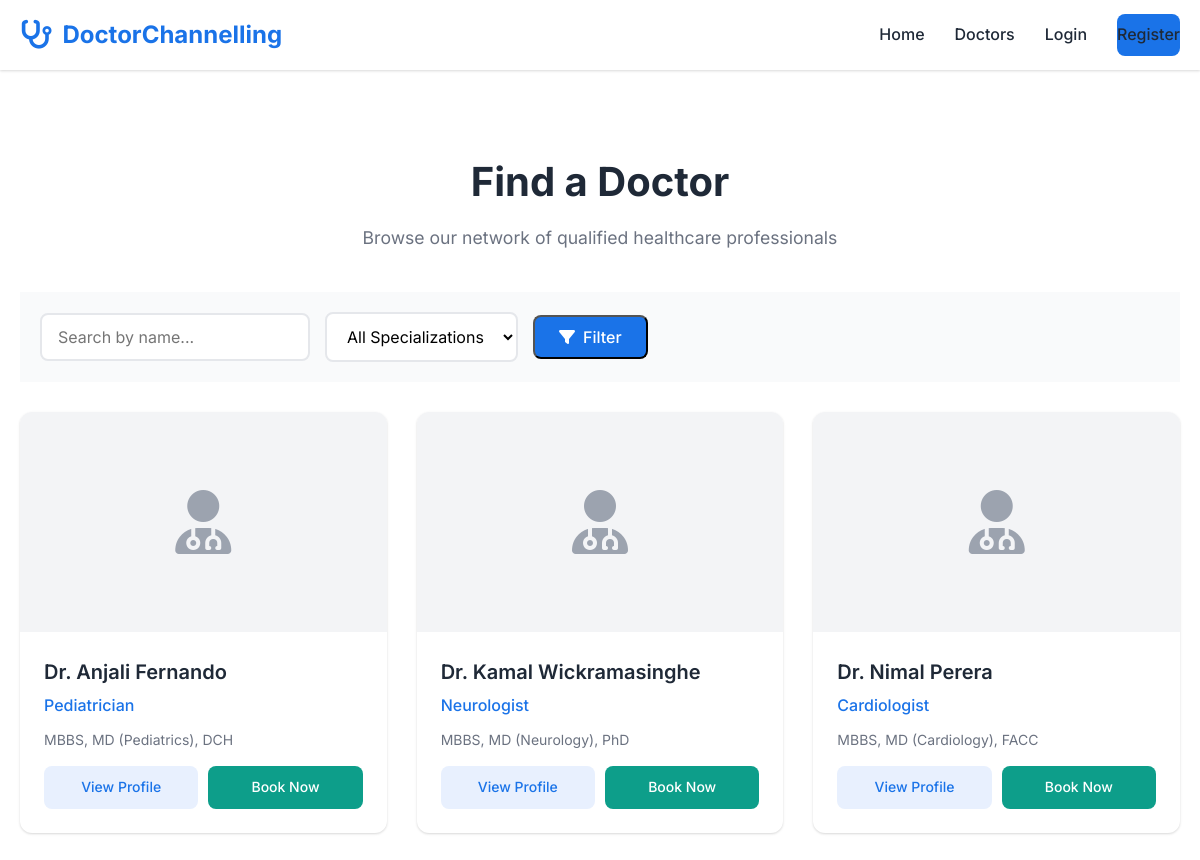
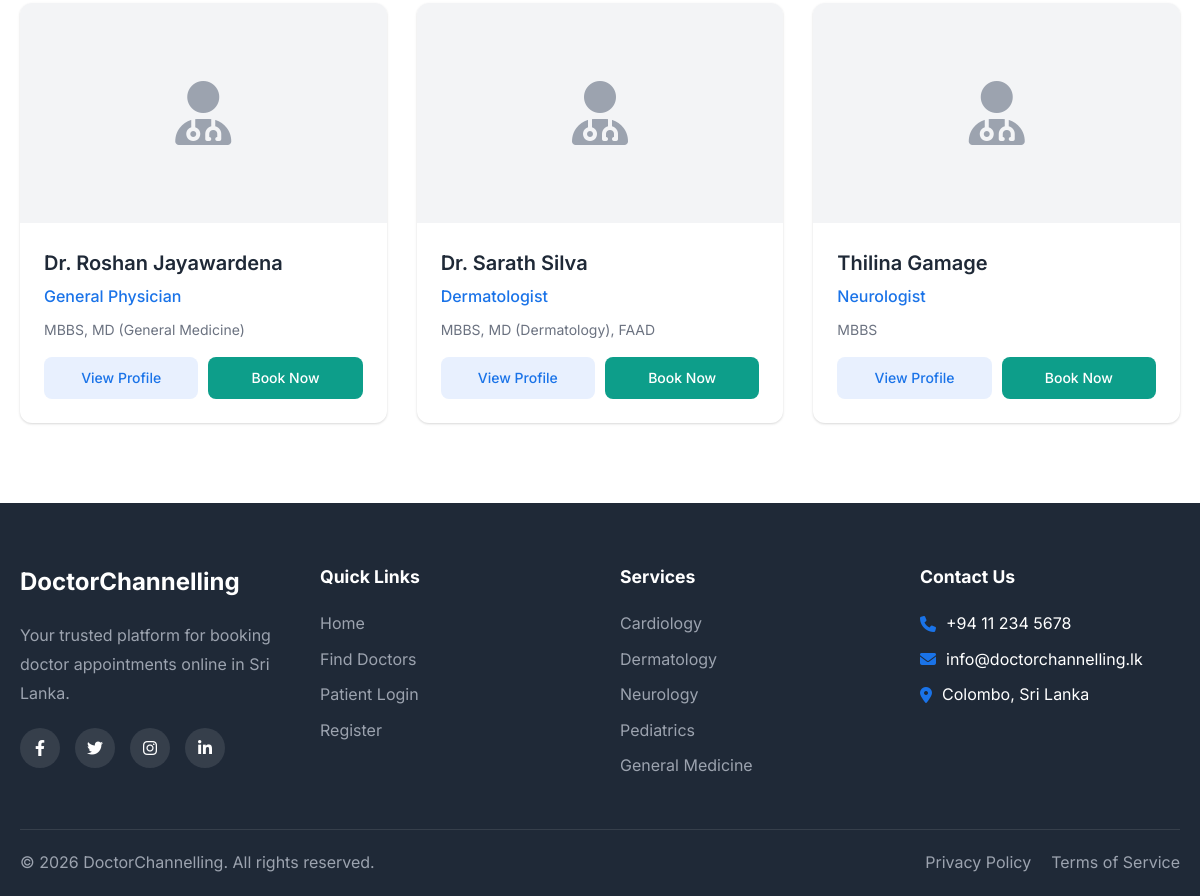
The app's page /doctors.php with its own data (2 pictures, top to bottom).
### tables this page shows
CREATE TABLE `doctors` (
  `doctor_id` int(11) NOT NULL,
  `full_name` varchar(100) NOT NULL,
  `specialization` varchar(100) NOT NULL,
  `email` varchar(100) NOT NULL,
  `phone` varchar(20) NOT NULL,
  `qualification` varchar(200) DEFAULT NULL,
  `bio` text DEFAULT NULL,
  `photo` varchar(255) DEFAULT 'default-doctor.png',
  `created_at` timestamp NOT NULL DEFAULT current_timestamp()
);

### doctors.php (the view, shortened to what this page needs)
<?php
require_once 'includes/header.php';
require_once 'config/db.php';
$search = isset($_GET['search']) ? trim($_GET['search']) : '';
$query = "SELECT * FROM doctors WHERE 1=1";
$query .= " ORDER BY full_name ASC";
$stmt = $conn->prepare($query);
$stmt->execute();
$doctors = $stmt->get_result()->fetch_all(MYSQLI_ASSOC);
?>
<section class="main-content">
    <div class="container">
        <div class="page-title">
            <h1>Find a Doctor</h1>
            <p>Browse our network of qualified healthcare professionals</p>
        </div>
        <div class="filters-section" style="background: #f9fafb; padding: 20px; margin-bottom: 30px;">
            <form action="doctors.php" method="GET" class="filters-form" style="display: flex; gap: 15px; flex-wrap: wrap; align-items: center;">
                <input type="text" name="search" placeholder="Search by name..." value="<?php echo htmlspecialchars($search); ?>" style="padding: 12px 16px; border: 2px solid #e5e7eb; border-radius: 8px; min-width: 200px;">
                <select name="specialization" style="padding: 12px 16px; border: 2px solid #e5e7eb; border-radius: 8px; min-width: 180px;">
                    <option value="">All Specializations</option>
                </select>
                <button type="submit" class="btn-primary"><i class="fas fa-filter"></i> Filter</button>
            </form>
        </div>
        <?php if (empty($doctors)): ?>
        <div class="empty-state">
            <i class="fas fa-user-md"></i>
            <h3>No Doctors Found</h3>
            <p>Try adjusting your search criteria</p>
            <a href="doctors.php" class="btn-primary">View All Doctors</a>
        </div>
        <?php else: ?>
        <div class="doctors-grid">
            <?php foreach ($doctors as $doctor): ?>
            <div class="doctor-card">
                <div class="doctor-image">
                    <i class="fas fa-user-md placeholder"></i>
                </div>
                <div class="doctor-info">
                    <h3><?php echo htmlspecialchars($doctor['full_name']); ?></h3>
                    <p class="doctor-specialization"><?php echo htmlspecialchars($doctor['specialization']); ?></p>
                    <p class="doctor-qualification"><?php echo htmlspecialchars($doctor['qualification']); ?></p>
                    <div class="doctor-actions">
                        <a href="doctor-detail.php?id=<?php echo $doctor['doctor_id']; ?>" class="btn-view">View Profile</a>
                        <a href="book-appointment.php?doctor_id=<?php echo $doctor['doctor_id']; ?>" class="btn-book">Book Now</a>
                    </div>
                </div>
            </div>
            <?php endforeach; ?>
        </div>
        <?php endif; ?>
    </div>
</section>
<?php require_once 'includes/footer.php'; ?>

### assets/css/style.css (style rules this page uses)
:root { --primary-color: #1a73e8; --primary-dark: #1557b0; --primary-light: #e8f0fe; --accent-color: #0d9e8a; --accent-dark: #0a7d70; --accent-light: #e0f7f5; --text-dark: #1f2937; --text-gray: #6b7280; --text-light: #9ca3af; --white: #ffffff; --bg-light: #f9fafb; --bg-gray: #f3f4f6; --border-color: #e5e7eb; --success: #10b981; --warning: #f59e0b; --error: #ef4444; --shadow-sm: 0 1px 2px 0 rgba(0, 0, 0, 0.05); --shadow: 0 1px 3px 0 rgba(0, 0, 0, 0.1), 0 1px 2px 0 rgba(0, 0, 0, 0.06); --shadow-md: 0 4px 6px -1px rgba(0, 0, 0, 0.1), 0 2px 4px -1px rgba(0, 0, 0, 0.06); --shadow-lg: 0 10px 15px -3px rgba(0, 0, 0, 0.1), 0 4px 6px -2px rgba(0, 0, 0, 0.05); --radius: 8px; --radius-lg: 12px; --transition: all 0.3s ease; }
*, *::before, *::after { margin: 0; padding: 0; box-sizing: border-box; }
input, select, textarea { display: block !important; visibility: visible !important; opacity: 1 !important; }
html { scroll-behavior: smooth; }
body { font-family: 'Inter', -apple-system, BlinkMacSystemFont, 'Segoe UI', Roboto, sans-serif; font-size: 16px; line-height: 1.6; color: var(--text-dark); background-color: var(--white); min-height: 100vh; display: flex; flex-direction: column; }
a { text-decoration: none; color: inherit; transition: var(--transition); }
button, input, select, textarea { font-family: inherit; font-size: inherit; }
.container { max-width: 1200px; margin: 0 auto; padding: 0 20px; }
.btn-primary { display: inline-flex; align-items: center; gap: 8px; padding: 10px 24px; background: var(--primary-color); color: var(--white); border-radius: var(--radius); font-weight: 500; transition: var(--transition); }
.main-content { flex: 1; padding: 40px 0; }
.page-title { text-align: center; margin-bottom: 40px; }
.page-title h1 { font-size: 2.5rem; color: var(--text-dark); margin-bottom: 10px; }
.page-title p { color: var(--text-gray); font-size: 1.1rem; }
.doctors-grid { display: grid; grid-template-columns: repeat(auto-fill, minmax(280px, 1fr)); gap: 30px; margin-top: 30px; }
.doctor-card { background: var(--white); border-radius: var(--radius-lg); box-shadow: var(--shadow); overflow: hidden; transition: var(--transition); }
.doctor-image { width: 100%; height: 220px; background: var(--bg-gray); display: flex; align-items: center; justify-content: center; position: relative; overflow: hidden; }
.doctor-image .placeholder { font-size: 4rem; color: var(--text-light); }
.doctor-info { padding: 24px; }
.doctor-info h3 { font-size: 1.25rem; font-weight: 600; color: var(--text-dark); margin-bottom: 5px; }
.doctor-specialization { color: var(--primary-color); font-weight: 500; margin-bottom: 10px; }
.doctor-qualification { color: var(--text-gray); font-size: 0.875rem; margin-bottom: 15px; }
.doctor-actions { display: flex; gap: 10px; }
.doctor-actions a { flex: 1; text-align: center; padding: 10px; border-radius: var(--radius); font-weight: 500; font-size: 0.875rem; }
.btn-view { background: var(--primary-light); color: var(--primary-color); }
.btn-book { background: var(--accent-color); color: var(--white); }
.filters-section { background: var(--bg-light); padding: 30px 0; margin-bottom: 40px; }
.filters-form { display: flex; gap: 15px; flex-wrap: wrap; align-items: center; }
.filters-form select { padding: 12px 20px; border: 2px solid var(--border-color); border-radius: var(--radius); min-width: 200px; background: var(--white); cursor: pointer; }

### records on screen
doctors: full_name "Dr. Anjali Fernando", specialization "Pediatrician", qualification "MBBS, MD (Pediatrics), DCH"
doctors: full_name "Dr. Kamal Wickramasinghe", specialization "Neurologist", qualification "MBBS, MD (Neurology), PhD"
doctors: full_name "Dr. Nimal Perera", specialization "Cardiologist", qualification "MBBS, MD (Cardiology), FACC"
doctors: full_name "Dr. Roshan Jayawardena", specialization "General Physician", qualification "MBBS, MD (General Medicine)"
doctors: full_name "Dr. Sarath Silva", specialization "Dermatologist", qualification "MBBS, MD (Dermatology), FAAD"
doctors: full_name "Thilina Gamage", specialization "Neurologist", qualification "MBBS"
